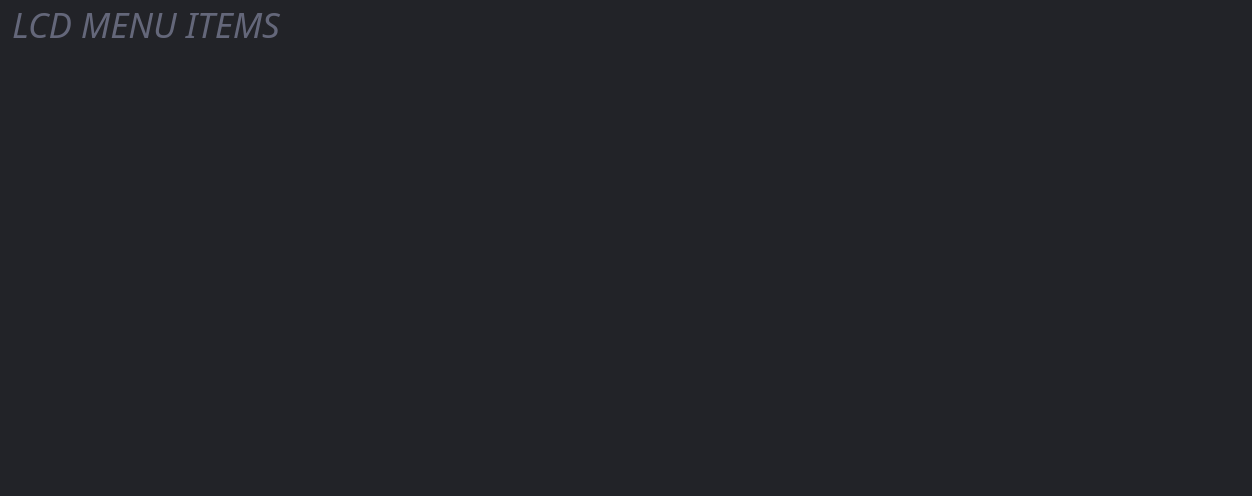
<?xml version="1.0" encoding="UTF-8"?>
<ui version="4.0">
 <class>LCDMenuItemsPage</class>
 <widget class="QWidget" name="LCDMenuItemsPage">
  <property name="geometry">
   <rect>
    <x>0</x>
    <y>0</y>
    <width>1252</width>
    <height>496</height>
   </rect>
  </property>
  <property name="minimumSize">
   <size>
    <width>0</width>
    <height>348</height>
   </size>
  </property>
  <property name="windowTitle">
   <string>Form</string>
  </property>
  <property name="styleSheet">
   <string notr="true">#LCDMenuItemsPage {
	background: rgb(34, 35, 40);
}

QWidget {
        font-family: &quot;Source Sans Pro&quot;;
		background: none;
}

QMenu {
    background-color: rgb(34, 35, 40);
}

QLabel:!disabled {
	color: white;
}

QGroupBox {
	border: 1px solid black;
	border-radius: 5px;
	background: rgb(34, 35, 40);
	padding-top: 25px;
}

QGroupBox:disabled {
	border: 1px solid rgb(26, 26, 30);
}

QGroupBox::title {
	background: rgb(249, 154, 0);
	color: rgb(34, 35, 40);
    padding: 5px;
	border: 1px solid black;
	border-top-left-radius: 5px;
	border-bottom-right-radius: 5px;
}

QGroupBox::title:disabled {
	background: rgb(34, 35, 40);
        color: rgb(100, 100, 100);
	border: 1px solid rgb(26, 26, 30);
}

QGroupBox:checked:!disabled {
	background: rgb(50, 52, 59);
}

QGroupBox:focus:!checked {
	border: 1px solid rgb(249, 154, 0);
	background: rgb(26, 26, 30);
}

QGroupBox:focus:checked {
	border: 1px solid rgb(249, 154, 0);
}

QGroupBox::title:focus {
	border: 1px solid rgb(249, 154, 0);
}

QGroupBox::indicator {
    width: 15px;
    height: 15px;
    background: rgb(34, 35, 40);
	border-radius: 3px;
}

QGroupBox::indicator:disabled {
    width: 15px;
    height: 15px;
    background: rgb(26, 26, 30);
}

QGroupBox::indicator:checked {
        image: url(&quot;://check_FILL0_wght400_GRAD0_opsz20.svg&quot;);
}

QCheckBox {
    padding: 5px;
	color: white;
    background: rgb(63, 65, 77);
    border: 1px solid black;
    border-radius: 5px;
}

QCheckBox:disabled {
	background: rgb(34, 35, 40);
        color: rgb(100, 100, 100);
}

QCheckBox::hover {
        border: 1px solid rgb(75, 77, 91);
}

QCheckBox:focus {
	border: 1px solid rgb(249, 154, 0);
}

QCheckBox::indicator {
    width: 15px;
    height: 15px;
    background: rgb(34, 35, 40);
	border-radius: 3px;
}

QCheckBox::indicator:disabled {
    width: 15px;
    height: 15px;
    background: rgb(26, 26, 30);
}

QCheckBox::indicator:checked {
        image: url(&quot;://check_FILL0_wght400_GRAD0_opsz20.svg&quot;);
}

QPushButton {
	background: rgb(63, 65, 77);
	color: white;
    border: 1px solid black;
	border-radius: 5px;
	padding: 6px;
}

QPushButton:disabled {
	background: rgb(34, 35, 40);
        color: rgb(100, 100, 100);
	border: 1px solid rgb(26, 26, 30);
}

QPushButton:hover {
	  background: rgb(75, 77, 91);
}

QComboBox {
	color: white;
    background: rgb(63, 65, 77);
    border: 1px solid black;
	border-radius: 5px;
	padding: 5px;
}

QComboBox::disabled {
	background: rgb(34, 35, 40);
        color: rgb(100, 100, 100);
	border: 1px solid rgb(26, 26, 30);
}

QComboBox:hover {
    border: 1px solid rgb(75, 77, 91);
}

QComboBox:focus {
	border: 1px solid rgb(249, 154, 0);
}

QComboBox::drop-down {
	border: none;
}

QComboBox::down-arrow {
        image: url(&quot;:/arrow_drop_down_FILL0_wght400_GRAD0_opsz20_white.svg&quot;);
 	width: 6px;
	margin-right: 4px;
	margin-bottom: 2px;
}

QLineEdit {
	color: white;
    background: rgb(63, 65, 77);
    border: 1px solid black;
	border-radius: 5px;
	padding: 5px;
}

QLineEdit:disabled {
	background: rgb(34, 35, 40);
        color: rgb(100, 100, 100);
	border: 1px solid rgb(26, 26, 30);
}

QLineEdit:hover {
    border: 1px solid rgb(75, 77, 91);
}

QLineEdit:focus {
	border: 1px solid rgb(249, 154, 0);
}

QLabel {
	min-height: 30px;
}

QLabel:disabled {
        color: rgb(100, 100, 100);
}

QAbstractSpinBox {
	color: white;
    background: rgb(63, 65, 77);
    border: 1px solid black;
	border-radius: 5px;
	padding: 5px;
}

QAbstractSpinBox:disabled {
	background: rgb(34, 35, 40);
        color: rgb(100, 100, 100);
	border: 1px solid rgb(26, 26, 30);
}

QAbstractSpinBox:hover {
    border: 1px solid rgb(75, 77, 91);
}

QAbstractSpinBox:focus {
	border: 1px solid rgb(249, 154, 0);
}

QAbstractSpinBox::up-button {
        image: url(&quot;:/arrow_drop_up_FILL0_wght400_GRAD0_opsz20_white.svg&quot;);
 	width: 6px;
	margin-right: 6px;
	margin-top: 4px;
}

QAbstractSpinBox::down-button {
        image: url(&quot;:/arrow_drop_down_FILL0_wght400_GRAD0_opsz20_white.svg&quot;);
 	width: 6px;
	margin-right: 6px;
	margin-bottom: 4px;
}

QAbstractSpinBox::up-button:disabled,
QAbstractSpinBox::up-button:off {
                image: url(&quot;:/arrow_drop_up_FILL0_wght400_GRAD0_opsz20.svg&quot;);
}

QAbstractSpinBox::down-button:disabled,
QAbstractSpinBox::down-button:off {
                image: url(&quot;:/arrow_drop_down_FILL0_wght400_GRAD0_opsz20.svg&quot;);
}</string>
  </property>
  <layout class="QGridLayout" name="gridLayout">
   <property name="leftMargin">
    <number>12</number>
   </property>
   <property name="topMargin">
    <number>0</number>
   </property>
   <property name="rightMargin">
    <number>17</number>
   </property>
   <property name="spacing">
    <number>10</number>
   </property>
   <item row="3" column="1">
    <spacer name="verticalSpacer_2">
     <property name="orientation">
      <enum>Qt::Vertical</enum>
     </property>
     <property name="sizeType">
      <enum>QSizePolicy::Fixed</enum>
     </property>
     <property name="sizeHint" stdset="0">
      <size>
       <width>20</width>
       <height>10</height>
      </size>
     </property>
    </spacer>
   </item>
   <item row="10" column="0" colspan="3">
    <spacer name="verticalSpacer">
     <property name="orientation">
      <enum>Qt::Vertical</enum>
     </property>
     <property name="sizeHint" stdset="0">
      <size>
       <width>0</width>
       <height>0</height>
      </size>
     </property>
    </spacer>
   </item>
   <item row="2" column="0" colspan="3">
    <widget class="QWidget" name="widget" native="true">
     <layout class="QGridLayout" name="gridLayout_5">
      <property name="leftMargin">
       <number>0</number>
      </property>
      <property name="topMargin">
       <number>0</number>
      </property>
      <property name="rightMargin">
       <number>0</number>
      </property>
      <property name="bottomMargin">
       <number>0</number>
      </property>
      <property name="horizontalSpacing">
       <number>10</number>
      </property>
      <property name="verticalSpacing">
       <number>5</number>
      </property>
      <item row="0" column="0">
       <widget class="QLabel" name="label_5">
        <property name="sizePolicy">
         <sizepolicy hsizetype="Fixed" vsizetype="Preferred">
          <horstretch>0</horstretch>
          <verstretch>0</verstretch>
         </sizepolicy>
        </property>
        <property name="font">
         <font>
          <family>Source Sans Pro Light</family>
          <pointsize>-1</pointsize>
          <italic>true</italic>
         </font>
        </property>
        <property name="styleSheet">
         <string notr="true">QLabel {
	color: rgb(100, 103, 122);
	font-size: 35px;
	font-family: &quot;Source Sans Pro Light&quot;;
	font-style: italic;
}
</string>
        </property>
        <property name="text">
         <string>LCD MENU ITEMS</string>
        </property>
       </widget>
      </item>
      <item row="0" column="1">
       <widget class="QPushButton" name="uDocumentationButton">
        <property name="sizePolicy">
         <sizepolicy hsizetype="Fixed" vsizetype="Fixed">
          <horstretch>0</horstretch>
          <verstretch>0</verstretch>
         </sizepolicy>
        </property>
        <property name="toolTip">
         <string>Open LCD Menu Items documentation</string>
        </property>
        <property name="styleSheet">
         <string notr="true">QPushButton {
	background: none;
	border: none;
}</string>
        </property>
        <property name="text">
         <string/>
        </property>
        <property name="icon">
         <iconset resource="../resources/resources.qrc">
          <normaloff>:/open_in_new_FILL0_wght100_GRAD0_opsz20.svg</normaloff>:/open_in_new_FILL0_wght100_GRAD0_opsz20.svg</iconset>
        </property>
        <property name="iconSize">
         <size>
          <width>20</width>
          <height>20</height>
         </size>
        </property>
       </widget>
      </item>
      <item row="0" column="2">
       <spacer name="horizontalSpacer">
        <property name="orientation">
         <enum>Qt::Horizontal</enum>
        </property>
        <property name="sizeHint" stdset="0">
         <size>
          <width>40</width>
          <height>20</height>
         </size>
        </property>
       </spacer>
      </item>
     </layout>
    </widget>
   </item>
  </layout>
 </widget>
 <resources>
  <include location="../resources/resources.qrc"/>
 </resources>
 <connections/>
</ui>
